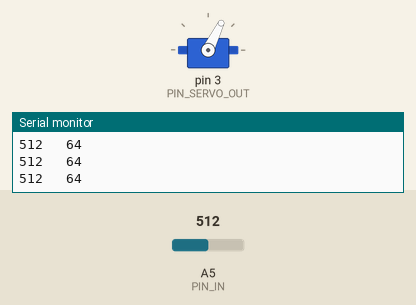
A sketch run on a simulated Arduino Uno, built with avr-gcc and run on an emulated ATmega328P. Parts: servo, the last lines printed to the serial monitor. The test bench sets the inputs (shaded band); at power-on: A5 (PIN_IN) = 512.

Above: at 1.2 s.
1.3 s: A5 (PIN_IN) set to 105
At 1.6 s:
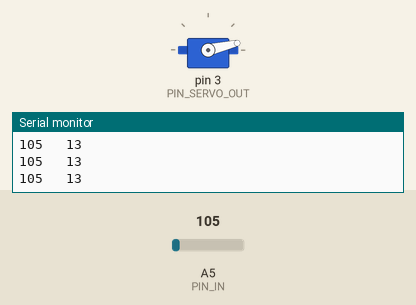
2.8 s: A5 (PIN_IN) set to 92
At 3.8 s:
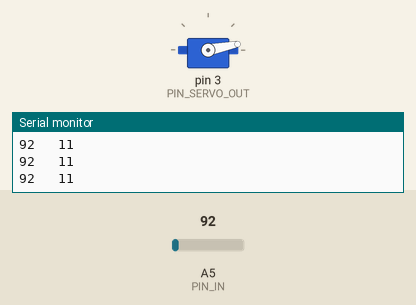
4.3 s: A5 (PIN_IN) set to 306
At 4.9 s:
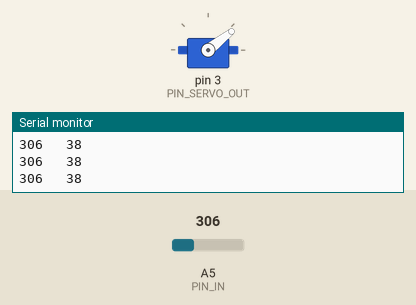
5.8 s: A5 (PIN_IN) set to 716
At 6.4 s:
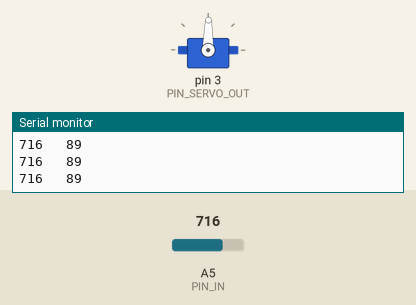
7.3 s: A5 (PIN_IN) set to 781
At 8.6 s:
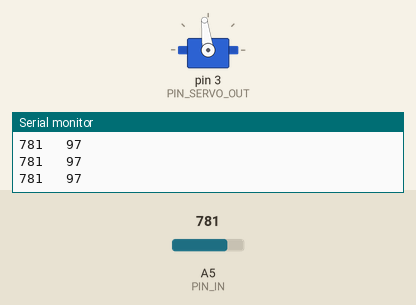
10.3 s: A5 (PIN_IN) set to 814
At 10.8 s:
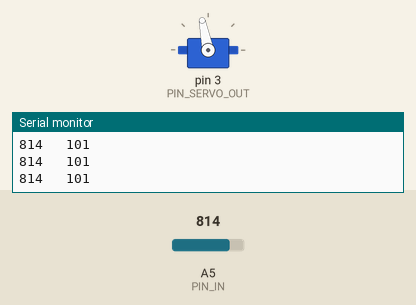
Timing chart, 0 to 12.8 s (numbered marks = the images above; inputs shaded):
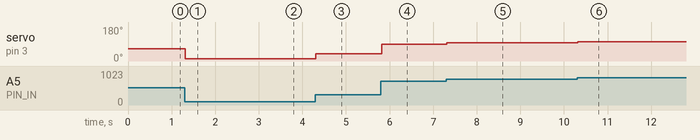

The sketch:

servo.ino
```cpp
#include "Servo.h"

#define PIN_IN  A5
#define PIN_SERVO_OUT 3

Servo myServo;

void setup() {
  pinMode(PIN_IN, INPUT);
  myServo.attach(PIN_SERVO_OUT);
  Serial.begin(9600);

}

void loop() {
  int reading = analogRead(PIN_IN);
  Serial.print(reading);
  Serial.print("   ");
  int position = reading / 8;
  Serial.println(position);
  myServo.write(position);
  // Or int po3=map(reading ,....
}
```

Measured:
- after the input at 1.3 s, servo on pin 3 (PIN_SERVO_OUT): 64° → 13° at once
- after the input at 2.8 s, servo on pin 3 (PIN_SERVO_OUT): 13° → 11° at once
- after the input at 4.3 s, servo on pin 3 (PIN_SERVO_OUT): 11° → 38° at once
- after the input at 5.8 s, servo on pin 3 (PIN_SERVO_OUT): 38° → 89° at once
- after the input at 7.3 s, servo on pin 3 (PIN_SERVO_OUT): 89° → 97° at once
- after the input at 10.3 s, servo on pin 3 (PIN_SERVO_OUT): 97° → 101° at once
